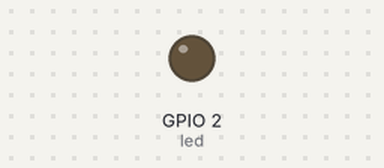
Recording of a sketch running on a simulated ESP32. Shown: output pins drawn as LEDs (lit = HIGH).

Above: at 0.1 s.
Timing chart, 0 to 1.0 s (numbered marks = the images above):
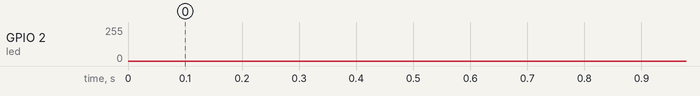

The sketch:

task_2_0.ino
```cpp
int led = 2;
int freq = 1000;
void setup() {
  // put your setup code here, to run once:
  ledcAttach(led,freq,12);
}

void loop() {
  // put your main code here, to run repeatedly:
  for(int i =0; i<4096;i++)
  {
    ledcWrite(led,i);
  }
  for(int i =4095; i>0;i--)
  {
    ledcWrite(led,i);
  }

}
```
